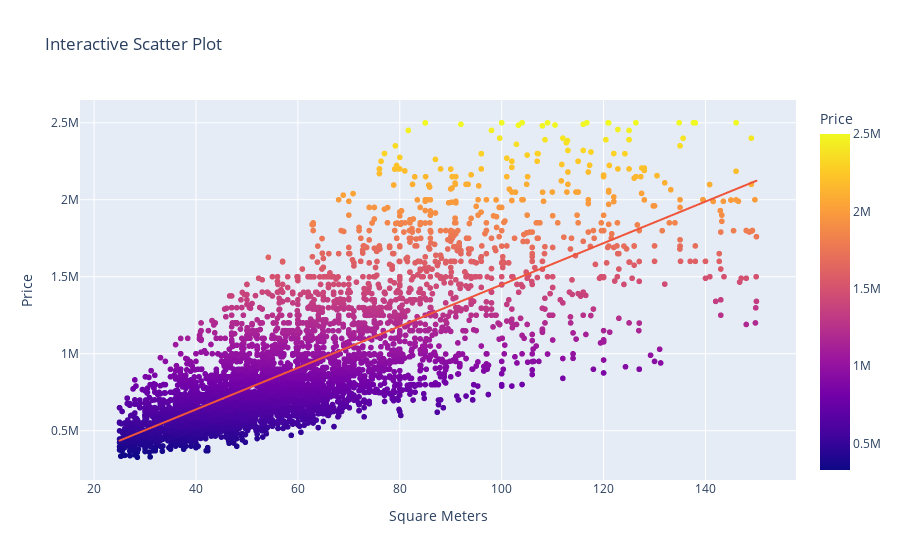

The cell this chart's notebook holds for it:
### Code cell
fig

### Figure 1 — Plotly figure (JSON) as saved in the notebook; plotly's stock layout.template omitted (floating-point values rounded to 4 significant figures; data arrays with more than 128 entries replaced by an {"elided": "..."} marker saying what was removed)
{"data": [{"hovertemplate": "Square Meters=%{x}<br>Price=%{marker.color}<extra></extra>", "legendgroup": "", "marker": {"color": {"elided": "5471 int values"}, "coloraxis": "coloraxis", "symbol": "circle"}, "mode": "markers", "name": "", "showlegend": false, "type": "scattergl", "x": {"elided": "5471 float values"}, "xaxis": "x", "y": {"elided": "5471 int values"}, "yaxis": "y"}, {"hovertemplate": "<b>OLS trendline</b><br>price = 13501.2 * squareMeters + 98156.1<br>R<sup>2</sup>=0.570739<br><br>Square Meters=%{x}<br>Price=%{y} <b>(trend)</b><extra></extra>", "legendgroup": "", "marker": {"symbol": "circle"}, "mode": "lines", "name": "", "showlegend": false, "type": "scattergl", "x": {"elided": "5471 float values"}, "xaxis": "x", "y": {"elided": "5471 float values"}, "yaxis": "y"}], "layout": {"coloraxis": {"colorbar": {"title": {"text": "Price"}}, "colorscale": [[0, "#0d0887"], [0.1111, "#46039f"], [0.2222, "#7201a8"], [0.3333, "#9c179e"], [0.4444, "#bd3786"], [0.5556, "#d8576b"], [0.6667, "#ed7953"], [0.7778, "#fb9f3a"], [0.8889, "#fdca26"], [1, "#f0f921"]]}, "legend": {"tracegroupgap": 0}, "title": {"text": "Interactive Scatter Plot"}, "xaxis": {"anchor": "y", "domain": [0, 1], "title": {"text": "Square Meters"}}, "yaxis": {"anchor": "x", "domain": [0, 1], "title": {"text": "Price"}}}}
